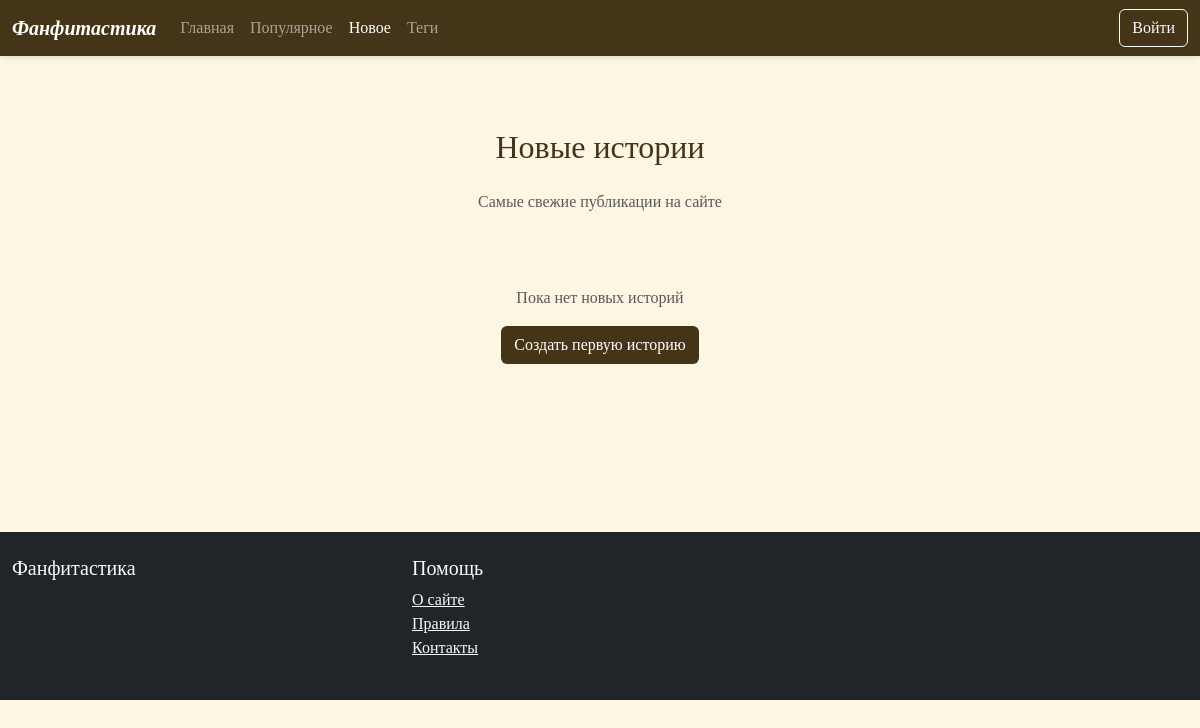
The page /users/new/ on the database as committed earlier.
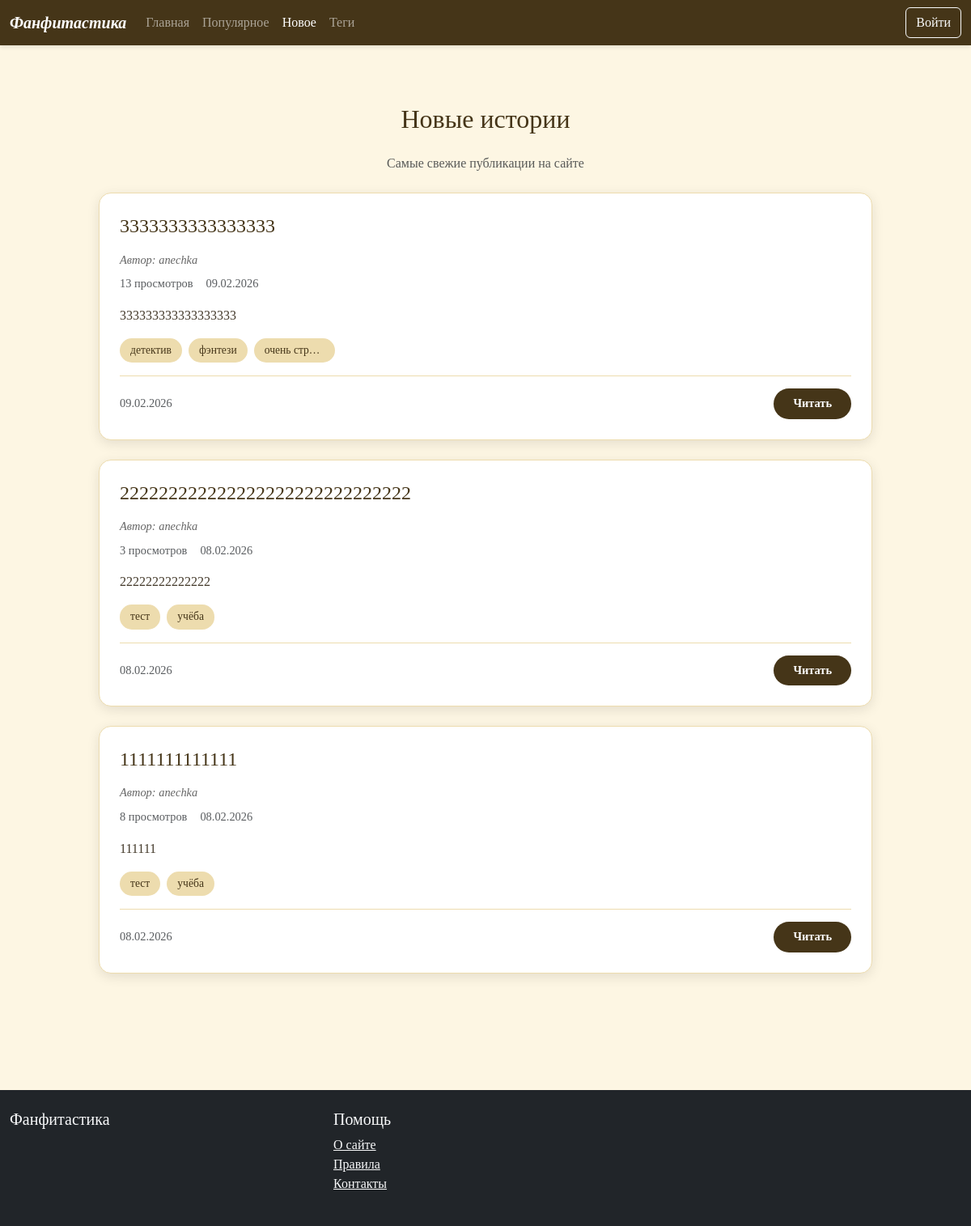
The same page on the database as committed later.
### users/models.py (models this page shows, shortened)
class Fanfic(models.Model):
    STATUS_CHOICES = [
        ('draft', 'Черновик'),
        ('published', 'Опубликовано'),
        ('archived', 'В архиве'),
        ('deleted', 'В корзине'),
    ]
    title = models.CharField(max_length=200, verbose_name='Название')
    description = models.TextField(blank=True, verbose_name='Описание')
    content = models.TextField(verbose_name='Текст фанфика')
    author = models.ForeignKey(CustomUser, on_delete=models.CASCADE, verbose_name='Автор')
    created_at = models.DateTimeField(auto_now_add=True, verbose_name='Дата создания')
    updated_at = models.DateTimeField(auto_now=True, verbose_name='Дата обновления')
    status = models.CharField(max_length=20, choices=STATUS_CHOICES, default='draft', verbose_name='Статус')
    tags = models.CharField(max_length=500, blank=True, verbose_name='Теги (через запятую)')
    views_count = models.PositiveIntegerField(default=0, verbose_name='Количество просмотров')
    last_viewed_at = models.DateTimeField(null=True, blank=True, verbose_name='Последний просмотр')
    deleted_at = models.DateTimeField(null=True, blank=True, verbose_name="Дата удаления в корзину")
    purge_at = models.DateTimeField(null=True, blank=True, verbose_name="Дата окончательного удаления")
    archived_at = models.DateTimeField(null=True, blank=True, verbose_name="Дата архивации")
    class Meta:
        verbose_name = 'Фанфик'
        verbose_name_plural = 'Фанфики'
        ordering = ['-created_at']
        indexes = [
            models.Index(fields=['-views_count']),
            models.Index(fields=['-created_at']),
            models.Index(fields=['status']),
        ]
    def get_tags_list(self):
        if self.tags:
            tags = [tag.strip().lower() for tag in self.tags.split(',')]
            return [tag for tag in tags if tag]
        return []

class CustomUser(AbstractUser):
    nickname = models.CharField(max_length=50, blank=True, null=True, verbose_name='Никнейм')
    country = models.CharField(
        max_length=100,
        blank=True,
        null=True,
        verbose_name='Страна',
        choices=COUNTRIES
    )
    phone_regex = RegexValidator(
        regex=r'^\+?1?\d{9,15}$',
        message="Номер телефона должен быть в формате: '+999999999'. Максимум 15 цифр."
    )
    phone = models.CharField(
        validators=[phone_regex],
        max_length=17,
        blank=True,
        null=True,
        verbose_name='Номер телефона',
        help_text='Формат: +79991234567'
    )

### users/views.py (the view)
# urls.py: path('new/', views.new_fanfics_view, name='new_fanfics'),
def new_fanfics_view(request):
    last_month = timezone.now() - timedelta(days=30)
    new_fanfics = Fanfic.objects.filter(
        status='published',
        created_at__gte=last_month
    ).select_related('author').order_by('-created_at')
    if not new_fanfics.exists():
        new_fanfics = Fanfic.objects.filter(
            status='published'
        ).select_related('author').order_by('-created_at')
        subtitle = "Последние опубликованные фанфики"
    else:
        subtitle = "Фанфики, добавленные за последние 30 дней"
    paginator = Paginator(new_fanfics, 12)
    page = request.GET.get('page')
    try:
        new_fanfics_page = paginator.page(page)  # ★★★ ИСПРАВЛЕНО: было fanfics_page, теперь new_fanfics_page ★★★
    except PageNotAnInteger:
        new_fanfics_page = paginator.page(1)
    except EmptyPage:
        new_fanfics_page = paginator.page(paginator.num_pages)
    context = {
        'new_fanfics': new_fanfics_page,  # ★★★ ИСПРАВЛЕНО: ключ должен быть 'new_fanfics', а не 'fanfics' ★★★
        'title': 'Новые истории',
        'subtitle': subtitle,
        'page_obj': new_fanfics_page,
    }
    return render(request, 'users/new_fanfics.html', context)

### fanfiction/templates/users/new_fanfics.html (shortened to what this page needs)
{% extends 'base.html' %}
{% block content %}
<section class="py-3 py-md-5 mobile-padding">
    <div class="container-fluid">
        <div class="row justify-content-center">
            <div class="col-12 col-md-10">
                <h1 class="h2 mb-4 text-center" style="color: #453518;">Новые истории</h1>
                <p class="text-center text-muted mb-4">Самые свежие публикации на сайте</p>
                {% if new_fanfics %}
                    {% for fanfic in new_fanfics %}
                    <div class="story-card mb-4">
                        <h3 class="story-title">{{ fanfic.title }}</h3>
                        <div class="story-author mb-2">Автор: {{ fanfic.author.username }}</div>
                        <div class="d-flex gap-3 mb-3 text-muted" style="font-size: 0.9rem;">
                            <span>
                                 {{ fanfic.views_count }} просмотров
                            </span>
                            <span>
                                 {{ fanfic.created_at|date:"d.m.Y" }}
                            </span>
                        </div>
                        {% if fanfic.description %}
                        <p class="story-description">{{ fanfic.description|truncatewords:30 }}</p>
                        {% endif %}
                        {% if fanfic.tags %}
                        <div class="story-tags mb-3">
                            {% for tag in fanfic.get_tags_list %}
                                {% if tag %}
                                    {% with tag_slug=tag|slugify %}
                                        {% if tag_slug %}
                                            <a href="{% url 'tag_detail' tag_slug %}" class="tag">
                                                {{ tag }}
                                            </a>
                                        {% else %}
                                            <span class="tag">{{ tag }}</span>
                                        {% endif %}
                                    {% endwith %}
                                {% endif %}
                            {% endfor %}
                        </div>
                        {% endif %}
                        <div class="story-footer d-flex justify-content-between align-items-center">
                            <small class="story-date text-muted">{{ fanfic.created_at|date:"d.m.Y" }}</small>
                            <a href="{% url 'fanfic_detail' fanfic.pk %}" class="btn btn-read">Читать</a>
                        </div>
                    </div>
                    {% endfor %}
                {% else %}
                <div class="text-center py-5">
                    <p class="text-muted">Пока нет новых историй</p>
                    <a href="{% url 'fanfic_create' %}" class="btn" style="background-color: #453518; color: white;">
                        Создать первую историю
                    </a>
                </div>
                {% endif %}
            </div>
        </div>
    </div>
</section>
{% endblock %}

Rows that differ between the two databases and show on the page:
added Fanfic: title "3333333333333333", author.username "anechka", views_count "13", created_at "09.02.2026", description "333333333333333333", get_tags_list "детектив" "фэнтези" "очень стр…"
added Fanfic: title "222222222222222222222222222222", author.username "anechka", views_count "3", created_at "08.02.2026", description "22222222222222", get_tags_list "тест" "учёба"
added Fanfic: title "1111111111111", author.username "anechka", views_count "8", created_at "08.02.2026", description "111111", get_tags_list "тест" "учёба"
Other text that changed with them:
text no longer shown: "Пока нет новых историй Создать первую историю"
